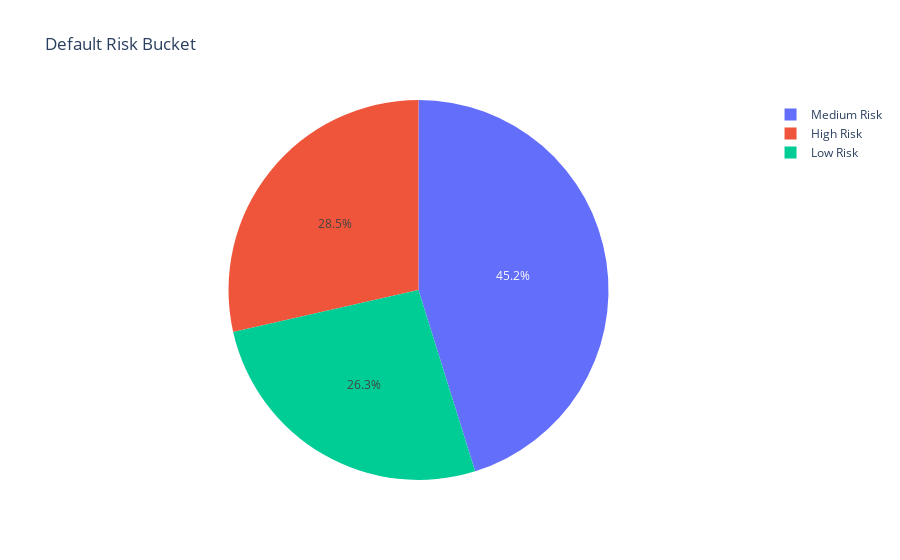

Notebook code cell kept with this figure:
### Code cell
px.pie(title='Default Risk Bucket', data_frame=default_risk_df, 
       names='Default_risk_bucket', values='percent(%)')

### Figure 1 — Plotly figure (JSON) as saved in the notebook; plotly's stock layout.template omitted (floating-point values rounded to 4 significant figures)
{"data": [{"domain": {"x": [0, 1], "y": [0, 1]}, "hovertemplate": "Default_risk_bucket=%{label}<br>percent(%)=%{value}<extra></extra>", "labels": ["Medium Risk", "High Risk", "Low Risk"], "legendgroup": "", "name": "", "showlegend": true, "type": "pie", "values": [45.18, 28.54, 26.28]}], "layout": {"legend": {"tracegroupgap": 0}, "title": {"text": "Default Risk Bucket"}}}
